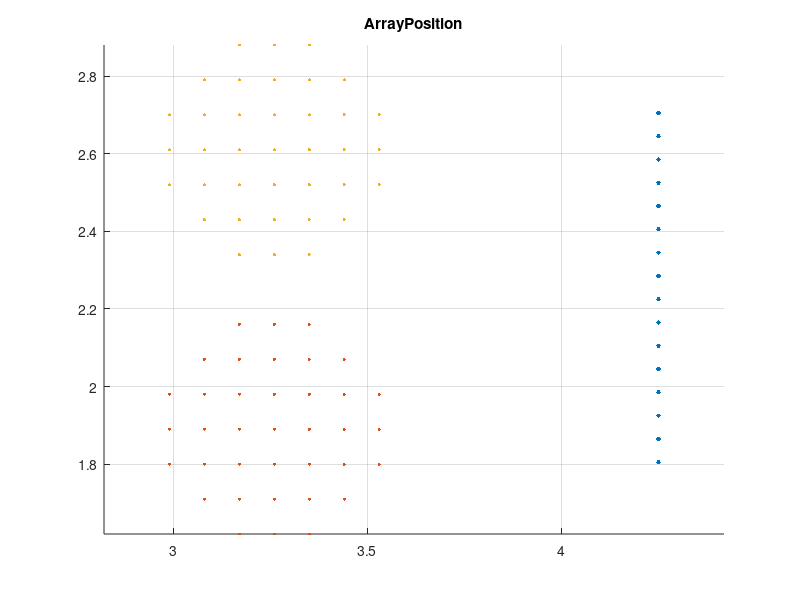
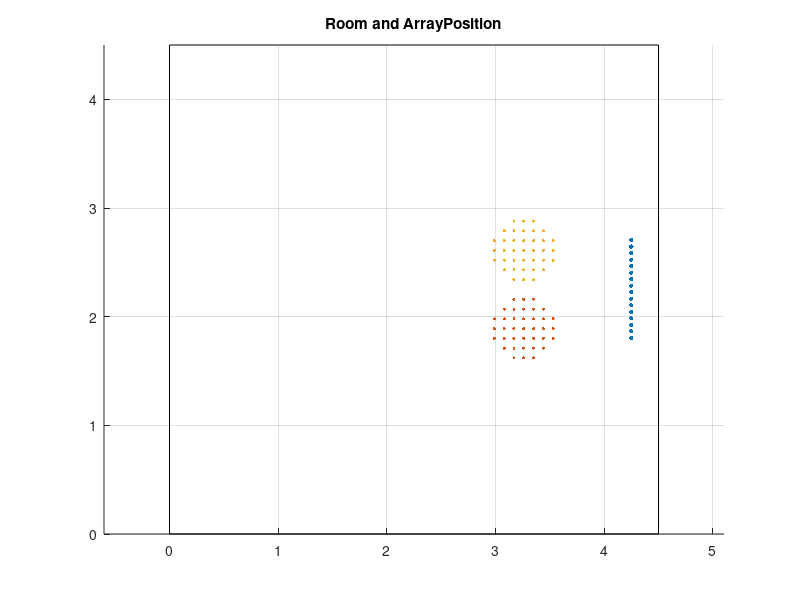

Source code (MATLAB) for these figures, in order: (Note: this script raises an error after producing the figures.)
%% 
close all;clear;clc
addpath('functions');
addpath('toolbox');
%% Array Setup
load("array.mat");
% room
L = [4.5, 4.5, 2.2]; 
% LoundspeakerPosition
s = array.s;
% MicrophonePosition
bCtrPtsPositions = array.bCtrPtsPositions; % Bright
dCtrPtsPositions = array.dCtrPtsPositions; % Dark

% Position grapha
figure(1)
scatter(s(:, 1), s(:, 2), 10, 'filled');
hold on;
scatter(bCtrPtsPositions(:, 1), bCtrPtsPositions(:, 2), 5, 'filled');
hold on;
scatter(dCtrPtsPositions(:, 1), dCtrPtsPositions(:, 2), 5, 'filled');
hold off;
title('ArrayPosition');
grid on;
axis equal;

%% FFT set 
c = 343;
fs = 48000;
fsResampled = fs/3;
beta = 0.3; % RT
nDFT = 3200; % n, DFT
n = 2967*3; % rir length in Time domain
LVirtualSource = 8;

%% Room and ArrayPosition(Place the array in the room)
% plot_new(a, s, bCtrPtsPositions, dCtrPtsPositions);
% strFigureSet = ["1"; "scatter"; ];
figure(2)
scatter(s(:, 1), s(:, 2), 10, 'filled');
hold on;
scatter(bCtrPtsPositions(:, 1), bCtrPtsPositions(:, 2), 5, 'filled');
hold on;
scatter(dCtrPtsPositions(:, 1), dCtrPtsPositions(:, 2), 5, 'filled');
hold on;
rectangle('Position',[0 0 L(1) L(2)]);
hold off;
title('Room and ArrayPosition');
grid on;
axis equal;
%% generate desired rir matrix, only Reserved direct path, Resampled, and FFT
directPath = zeros(1, size(bCtrPtsPositions, 1));
HB = [];
RIR = [];
method = 1;
for T = 1:size(bCtrPtsPositions, 1)
    distance = norm(bCtrPtsPositions(T, 1:2) - s(LVirtualSource, 1:2));
    directPath(T) = ceil(distance/c * fsResampled);
end
for T = 1:size(bCtrPtsPositions, 1)
    rir = rir_generator(c, fs, bCtrPtsPositions(T, :), s(LVirtualSource, :), L, beta, n);
    [HB(T, :), f,  ~] = resampled_fft(rir, nDFT, fsResampled, fs, method, directPath(T)); 
end
ATF.irDesired.HB = HB;
% generate true rir matrix, resampled(48k->16k) and FFT
HB = zeros(size(bCtrPtsPositions, 1), size(s, 1), nDFT/2 +1);
HD = HB;
% control points
for T = 1:size(bCtrPtsPositions, 1)
    for TT = 1:size(s, 1)
        rir = rir_generator(c, fs, bCtrPtsPositions(T, :), s(TT, :), L, beta, n);
        [HB(T, TT, :), f, ~] = resampled_fft(rir, nDFT, fsResampled, fs, method);
    end                           
end
for T = 1:size(dCtrPtsPositions, 1)
    for TT = 1:size(s, 1)
        rir = rir_generator(c, fs, dCtrPtsPositions(T, :), s(TT, :), L, beta, n);
        [HD(T, TT, :), f, ~] = resampled_fft(rir, nDFT, fsResampled, fs, method);
    end                           
end
ATF.irTrue.HB = HB;
ATF.irTrue.HD = HD;
ATF.room.c = c;
ATF.room.L = L;
ATF.room.beta = beta;
ATF.irTrue.f = f;
ATF.irTrue.fs = fs;
ATF.irTrue.fsResampled = fsResampled;
ATF.irTrue.nDFT = nDFT;

% Dark
method = 1;
DisturbanceTimesTh = 50;
HD = zeros(size(bCtrPtsPositions, 1), size(s, 1), 1601, DisturbanceTimesTh);
betaNew = (0.4-0.3)*rand(1, DisturbanceTimesTh) + 0.3;
for i = 1:DisturbanceTimesTh
    dCtrPtsPositions = array.dCtrPtsPositions;
    % control points, dark zone
    for T = 1:size(dCtrPtsPositions, 1)
        for TT = 1:size(s, 1)
            rir = rir_generator(c, fs, dCtrPtsPositions(T, :), s(TT, :), L, betaNew(i), n);
            [a, f, ~] = resampled_fft(rir, nDFT, fsResampled, fs, method);
            HD(T, TT, :, i) = a;
        end                           
    end
end
ATF.irMeasured.HD = HD;

% Bright
HB = zeros(size(bCtrPtsPositions, 1), size(s, 1), 1601, DisturbanceTimesTh);
for i = 1:DisturbanceTimesTh
    % control points, dark zone
    for T = 1:size(bCtrPtsPositions, 1)
        for TT = 1:size(s, 1)
            rir = rir_generator(c, fs, bCtrPtsPositions(T, :), s(TT, :), L, betaNew(i), n);
            [a, f, ~] = resampled_fft(rir, nDFT, fsResampled, fs, method);
            HB(T, TT, :, i) = a;
        end                           
    end
end
ATF.irMeasured.HB = HB;
ATF.irMeasured.RevRange = betaNew;
ATF.remark = {'betaNew = (0.4-0.3)*rand(1, DisturbanceTimesTh) + 0.3;', 'method = 1;DisturbanceTimesTh = 50;'};
save ATFAddRev.mat ATF;
